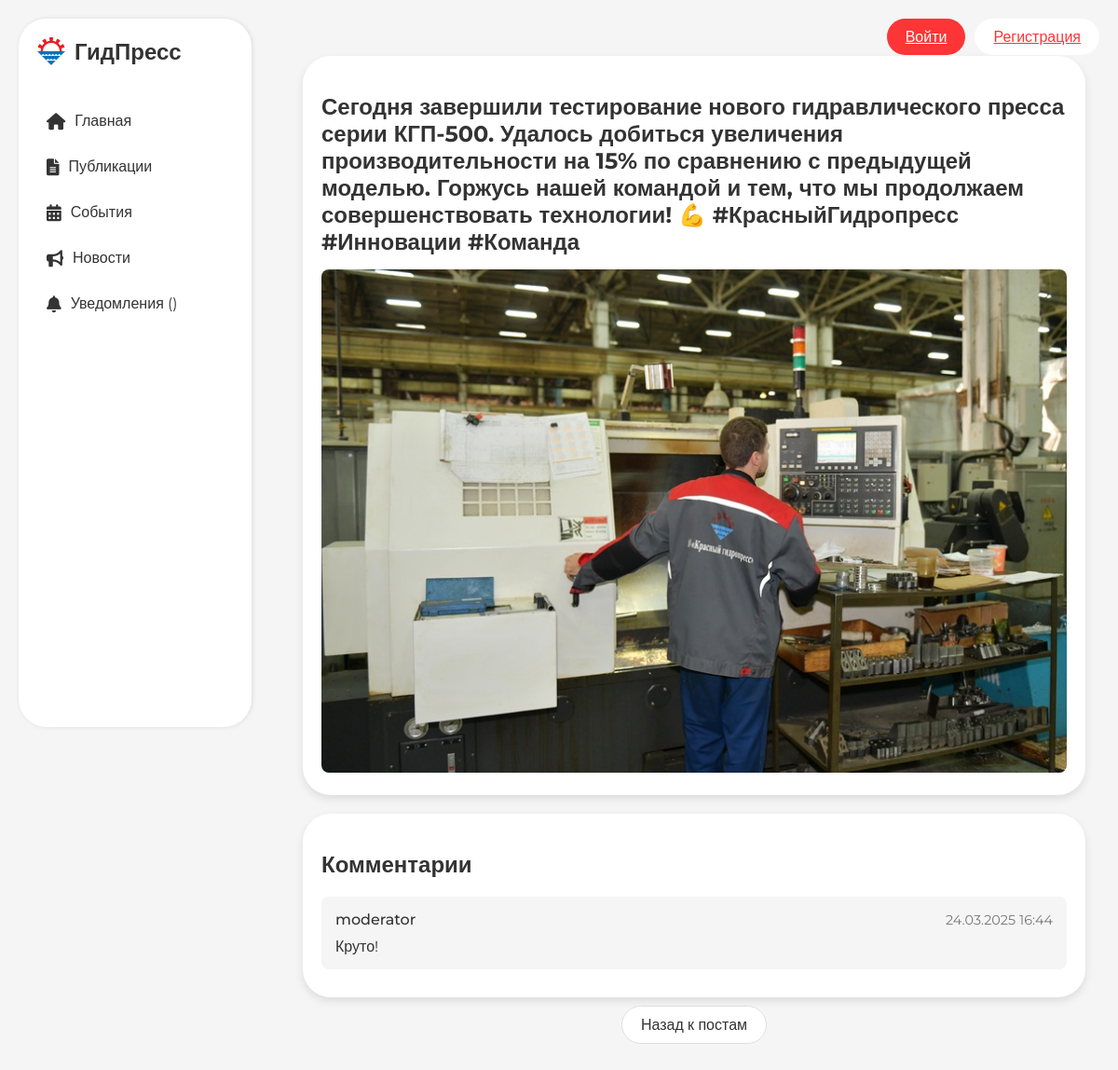
Page /post/7/comments on the committed database.
### application/models.py (models this page shows, shortened)
class Post(db.Model):
    id = db.Column(db.Integer, primary_key=True)
    user_id = db.Column(db.Integer, db.ForeignKey('user.id'), nullable=False)
    content_text = db.Column(db.Text, nullable=True)
    file_path = db.Column(db.String(255), nullable=True)
    file_type = db.Column(db.String(10), nullable=False)  # 'image', 'video', or 'none'
    created_at = db.Column(db.DateTime, default=datetime.now)
    updated_at = db.Column(db.DateTime, default=datetime.now, onupdate=datetime.now)
    is_active = db.Column(db.Boolean, default=True)
    likes = db.relationship('Like', backref='post', lazy=True)
    comments = db.relationship('Comment', backref='post', lazy=True)

class Comment(db.Model):
    id = db.Column(db.Integer, primary_key=True)
    post_id = db.Column(db.Integer, db.ForeignKey('post.id'), nullable=False)
    user_id = db.Column(db.Integer, db.ForeignKey('user.id'), nullable=False)
    text = db.Column(db.Text, nullable=False)
    created_at = db.Column(db.DateTime, default=datetime.now)

class User(db.Model, UserMixin):
    id = db.Column(db.Integer, primary_key=True)
    username = db.Column(db.String(150), unique=True, nullable=False)
    email = db.Column(db.String(150), unique=True, nullable=False)
    password_hash = db.Column(db.String(128), nullable=False)
    role = db.Column(db.String(128), default='user')
    is_blocked = db.Column(db.Boolean, default=False)
    failed_login_attempts = db.Column(db.Integer, default=0)
    last_failed_login = db.Column(db.DateTime)
    posts = db.relationship('Post', backref='author', lazy=True)
    likes = db.relationship('Like', backref='user', lazy=True)
    comments = db.relationship('Comment', backref='user', lazy=True)
    email_notifications = db.Column(db.Boolean, default=True)  # Флаг для email уведомлений

### application/views/comments.py (the view)
@comments_bp.route('/post/<int:post_id>/comments', methods=['GET'])
def list_comments(post_id):
    form = CommentForm()
    post=Post.query.get_or_404(post_id)
    comments=Comment.query.filter_by(post_id=post.id).all()
    return render_template("comments.html", post=post , comments=comments, form=form)

### application/templates/comments.html (shortened to what this page needs)
{% extends 'base.html' %}
{% block content %}
<div class="home-container" style="
    max-width: 1200px;
    margin: 0 auto;
    padding: 40px 20px;
    display: flex;
    flex-direction: column;
    align-items: center;
">
    <div class="post-container" style="
        width: 100%;
        max-width: 800px;
        background-color: #fff;
        border-radius: 30px;
        padding: 20px;
        box-shadow: 0 4px 10px rgba(0, 0, 0, 0.1);
        margin-bottom: 20px;
    ">
        <h2 style="color: #333; margin-bottom: 15px;">{{ post.content_text }}</h2>
        {% if post.file_path %}
            {% if post.file_type == 'image' %}
                <img src="{{ url_for('static', filename='uploads/' + post.file_path) }}" alt="Post image" style="max-width: 100%; border-radius: 8px;">
            {% elif post.file_type == 'video' %}
                <video controls style="max-width: 100%; border-radius: 8px;">
                    <source src="{{ url_for('static', filename='uploads/' + post.file_path) }}" type="video/mp4">
                    Ваш браузер не поддерживает видео.
                </video>
            {% elif post.file_type == 'audio' %}
                <audio controls style="max-width: 100%; border-radius: 8px;">
                    <source src="{{ url_for('static', filename='uploads/' + post.file_path) }}" type="audio/mpeg">
                    Ваш браузер не поддерживает аудио.
                </audio>
            {% endif %}
        {% endif %}
    </div>
    <div class="comments-section" style="
        width: 100%;
        max-width: 800px;
        background-color: #fff;
        border-radius: 30px;
        padding: 20px;
        box-shadow: 0 4px 10px rgba(0, 0, 0, 0.1);
    ">
        <h2 style="color: #333; margin-bottom: 20px; font-weight: 600;">Комментарии</h2>
        <div class="comments-list">
            {% for comment in comments %}
                <div class="comment-item" style="
                    background-color: #f5f5f5;
                    border-radius: 8px;
                    padding: 15px;
                    margin-bottom: 10px;
                ">
                    <div style="display: flex; justify-content: space-between; align-items: center;">
                        <span style="color: #333; font-weight: 500;">{{ comment.user.username }}</span>
                        <span style="color: #777; font-size: 0.9rem;">{{ comment.created_at.strftime('%d.%m.%Y %H:%M') }}</span>
                    </div>
                    <p style="color: #333; margin: 10px 0 0 0;">{{ comment.text }}</p>
                </div>
            {% endfor %}
        </div>
    </div>
    <div style="margin-top: 20px; text-align: center;">
        <a href="{{ url_for('posts.list_posts') }}" class="ant-btn ant-btn-default" style="
            padding: 10px 20px;
            border-radius: 50px;
            background-color: #fff;
            border: 1px solid #ddd;
            color: #333;
            font-size: 1rem;
            font-weight: 500;
            text-decoration: none;
        ">
            Назад к постам
        </a>
    </div>
</div>
{% endblock %}

### rows in the picture
Post: content_text "Сегодня завершили тестирование нового гидравлического пресса серии КГП-500. Удалось добиться увеличения производительности на 15% по сравнению с предыдущей моделью. Горжусь нашей командой и тем, что мы продолжаем совершенствовать технологии! 💪 #КрасныйГидропресс #Инновации #Команда", file_path (picture)
Comment: user.username "moderator", created_at "24.03.2025 16:44", text "Круто!"

### other values in the picture
{{ '(' }} "("
{{ ')' }} ")"
